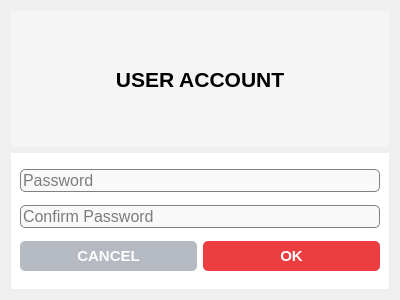
<?xml version="1.0" encoding="UTF-8"?>
<ui version="4.0">
 <class>PasswordChangeDig</class>
 <widget class="QWidget" name="PasswordChangeDig">
  <property name="geometry">
   <rect>
    <x>0</x>
    <y>0</y>
    <width>400</width>
    <height>300</height>
   </rect>
  </property>
  <property name="windowTitle">
   <string>Form</string>
  </property>
  <layout class="QGridLayout" name="gridLayout">
   <item row="0" column="0">
    <widget class="QLabel" name="label">
     <property name="font">
      <font>
       <pointsize>16</pointsize>
       <bold>true</bold>
      </font>
     </property>
     <property name="styleSheet">
      <string notr="true">QLabel#label
{
	background-color : rgb(245,245,245);
	color : black
}</string>
     </property>
     <property name="text">
      <string>USER ACCOUNT</string>
     </property>
     <property name="alignment">
      <set>Qt::AlignCenter</set>
     </property>
    </widget>
   </item>
   <item row="1" column="0">
    <widget class="QWidget" name="widgetContent" native="true">
     <property name="styleSheet">
      <string notr="true">QWidget#widgetContent
{
	background-color : white;
	color : black
}</string>
     </property>
     <layout class="QGridLayout" name="gridLayout_2">
      <item row="1" column="0" colspan="2">
       <widget class="QLineEdit" name="edtConfirmPassword">
        <property name="font">
         <font>
          <pointsize>12</pointsize>
         </font>
        </property>
        <property name="styleSheet">
         <string notr="true">QLineEdit#edtConfirmPassword
{
	background : rgb(249,249,249);
	border: 1px solid gray;
	border-radius : 5px
}</string>
        </property>
        <property name="inputMask">
         <string/>
        </property>
        <property name="placeholderText">
         <string>Confirm Password</string>
        </property>
       </widget>
      </item>
      <item row="0" column="0" colspan="2">
       <widget class="QLineEdit" name="edtPassword">
        <property name="font">
         <font>
          <pointsize>12</pointsize>
         </font>
        </property>
        <property name="styleSheet">
         <string notr="true">QLineEdit#edtPassword
{
	background : rgb(249,249,249);
	border: 1px solid gray;
	border-radius : 5px
}</string>
        </property>
        <property name="placeholderText">
         <string>Password</string>
        </property>
       </widget>
      </item>
      <item row="3" column="0">
       <widget class="QPushButton" name="btnCancel">
        <property name="minimumSize">
         <size>
          <width>0</width>
          <height>30</height>
         </size>
        </property>
        <property name="font">
         <font>
          <pointsize>11</pointsize>
          <bold>true</bold>
         </font>
        </property>
        <property name="styleSheet">
         <string notr="true">QPushButton#btnCancel
{
	background : rgb(181,186,194);;
	color :White;
	border-radius : 5px;
}</string>
        </property>
        <property name="text">
         <string>CANCEL</string>
        </property>
       </widget>
      </item>
      <item row="3" column="1">
       <widget class="QPushButton" name="btnOKPassword">
        <property name="minimumSize">
         <size>
          <width>0</width>
          <height>30</height>
         </size>
        </property>
        <property name="font">
         <font>
          <pointsize>11</pointsize>
          <bold>true</bold>
         </font>
        </property>
        <property name="styleSheet">
         <string notr="true">QPushButton#btnOKPassword
{
	background : rgb(236,61,64);;
	color :White;
	border-radius : 5px;
}</string>
        </property>
        <property name="text">
         <string>OK</string>
        </property>
       </widget>
      </item>
     </layout>
    </widget>
   </item>
  </layout>
 </widget>
 <resources/>
 <connections/>
</ui>
